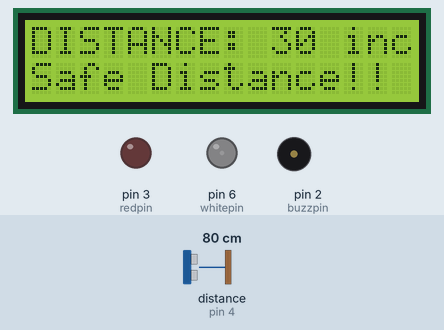
The sketch below on a simulated Arduino Uno, built with avr-gcc and run on an emulated ATmega328P. Shown: 16×2 character LCD, output pins drawn as LEDs (lit = HIGH), buzzer (waves = sounding, pin HIGH). Wiring (inferred from the names in the program): ultrasonic range finder: trigger pin 5; echo pin 4. Inputs (shaded band) come from the test bench; at power-on: distance to the obstacle (sensor on pin 4) 80 cm. The echo pulse lasts 58.3 µs per cm; pins used as bus, display or sensor lines are not drawn.

Above: at 1.2 s.
1.3 s: distance to the obstacle (sensor on pin 4) set to 19 cm
At 2.5 s:
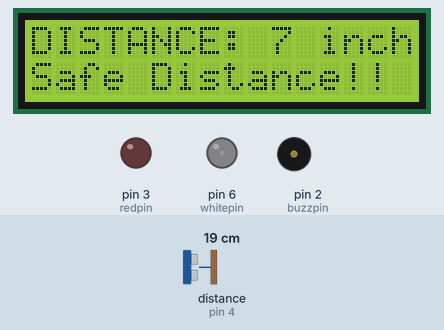
2.8 s: distance to the obstacle (sensor on pin 4) set to 15 cm
At 3.06 s:
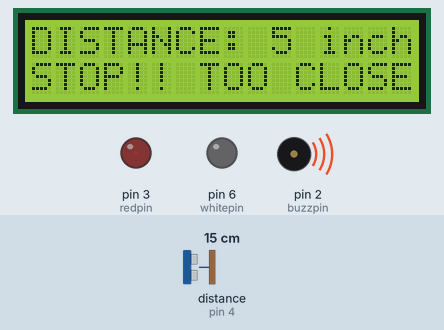
4.6 s: distance to the obstacle (sensor on pin 4) set to 2 cm
At 4.81 s:
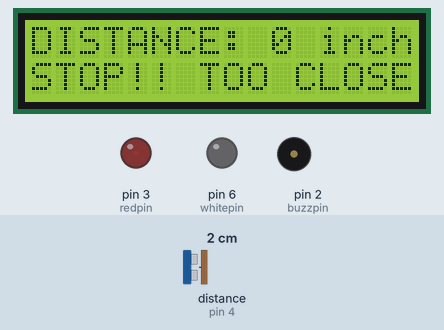
Timing chart, 0 to 12.1 s (numbered marks = the images above; inputs shaded):
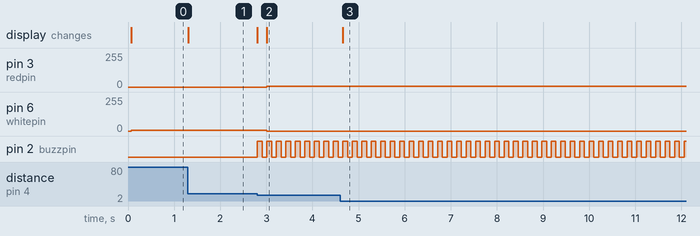

The sketch:

distance_alarm_project1.ino.ino
```cpp
#include <LiquidCrystal.h>
int rs=7;
int E=8;
int d4=9;
int d5=10;
int d6=11;
int d7=12;
LiquidCrystal lcd(rs,E,d4,d5,d6,d7);  //object lcd by using the library liquidcrystal has been made to include the variables made above.
int trigpin=5;
int echopin=4;
int pingtraveltime;
float pingtraveldistance;
float distancetothetarget;
int buzzpin=2;
int redpin=3;
int whitepin=6;

void setup() {
  // put your setup code here, to run once:
 pinMode(trigpin,OUTPUT);
 pinMode(echopin,INPUT);
 pinMode(buzzpin,OUTPUT);
 Serial.begin(9600);
 lcd.begin(16,2);    //letting the ino know that the lcd bar graph we're using have 16 columns and 2 rows.
}

void loop() {
 //put your main code here, to run repeatedly:
  digitalWrite(trigpin,LOW);
  delayMicroseconds(10);
  digitalWrite(trigpin,HIGH);
  delayMicroseconds(10);
  digitalWrite(trigpin,LOW);
  pingtraveltime=pulseIn(echopin,HIGH);  //pulseIn function is being used to measure the length of the ping basically measuring the time and high is written there cause we're looking for the high kind of pulse.
  pingtraveldistance=0.013*pingtraveltime;
  distancetothetarget=pingtraveldistance/2;
  lcd.setCursor(0,0);
  lcd.print("DISTANCE: ");
  lcd.print((int)distancetothetarget);
  lcd.println(" inch");
  lcd.setCursor(0,1);
  if (distancetothetarget <= 6 ){
    digitalWrite(buzzpin,HIGH);
    delay(100);
    digitalWrite(buzzpin,LOW);
    delay(100);
    analogWrite(redpin,5);
    analogWrite(whitepin,0);
    lcd.print("STOP!! TOO CLOSE");
    }
    else{analogWrite(whitepin,5);
         analogWrite(redpin,0);
         lcd.print("Safe Distance!! ");
    }
}
```

Measured:
- the behaviour switches between 17 and 16 cm on distance to the obstacle (sensor on pin 4) (found by bisection; images 1 and 2)
- after the input at 1.3 s, the display: changes at once (image 1)
- after the input at 2.8 s, pin 3 (redpin): 0/255 → 5/255 after 0.21 s; pin 6 (whitepin): 5/255 → 0/255 after 0.21 s; pin 2 (buzzpin): alternates HIGH for 0.10 s and LOW for 0.11 s, starting at once; the display: first changes at once (image 2 shows a later state)
- after the input at 4.6 s, the display: changes after 0.06 s (image 3)
